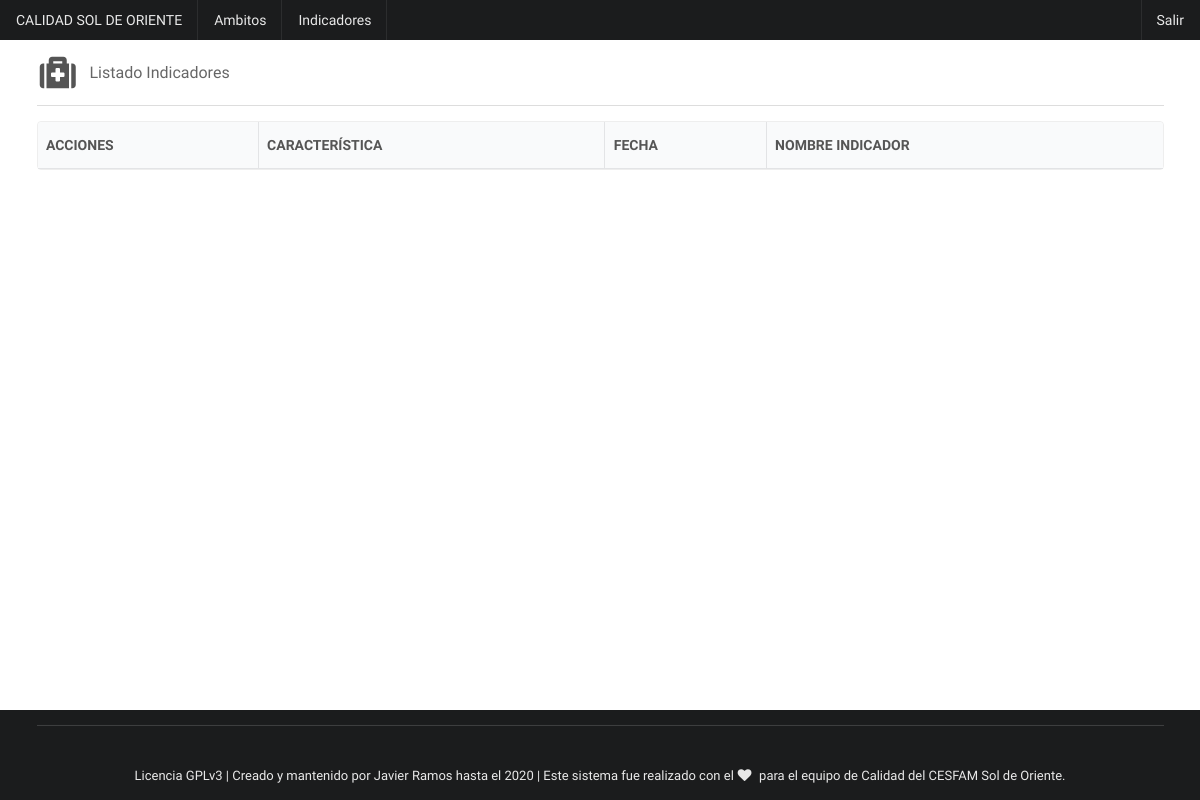
The app's page /documentos/ (signed in), older data.
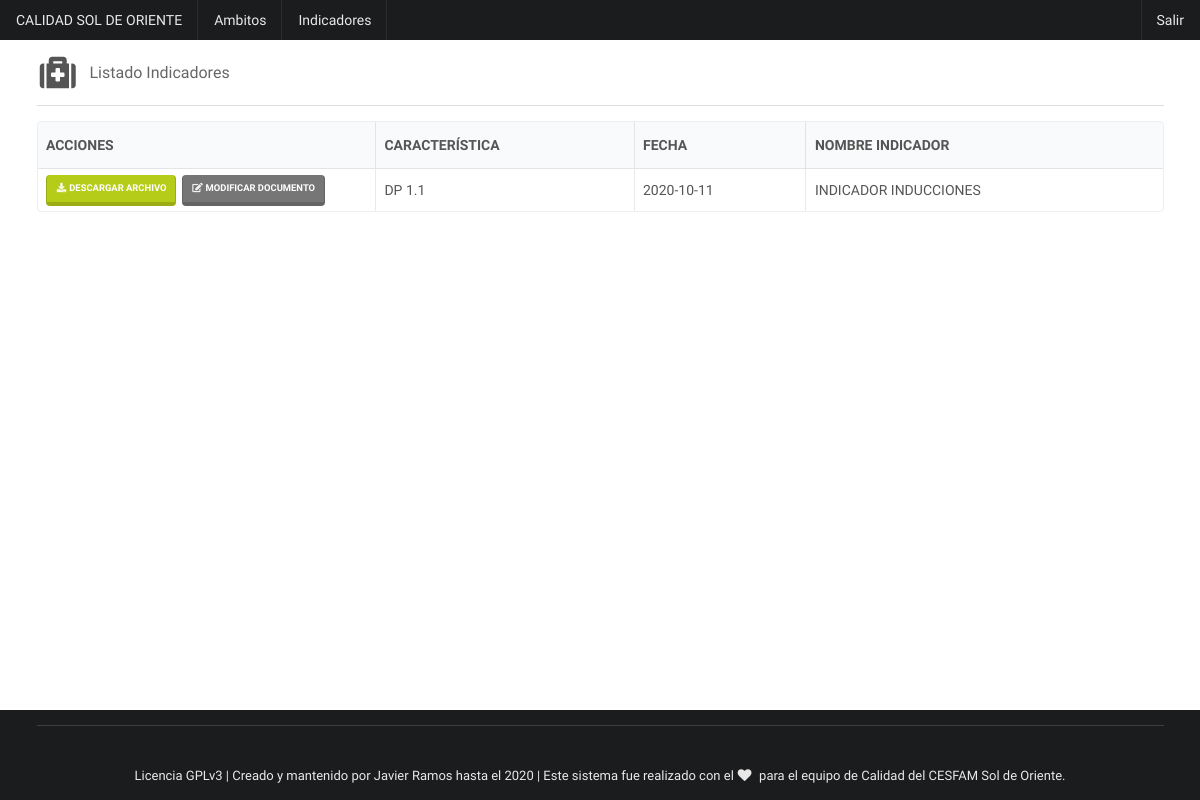
The same page, newer data.
### documentos/models.py (models this page shows, shortened)
class Documento(models.Model):
    nombre = models.CharField(
        max_length=255, verbose_name="Nombre del documento"
        )
    archivo = models.FileField(
        verbose_name='Archivo', null=True, blank=True, upload_to='documentos'
        )
    caracteristica = models.ForeignKey(
        Caracteristica, verbose_name="Característica", on_delete=models.CASCADE
        )
    funcionario = models.ForeignKey(
        Funcionario, verbose_name="Encargado", on_delete=models.CASCADE
        )
    tipo_documento = models.ForeignKey(
        TipoDocumento, verbose_name="Tipo de documento",
        on_delete=models.CASCADE
        )
    created = models.DateTimeField(
        auto_now_add=True, verbose_name='Fecha de creación'
        )
    updated = models.DateTimeField(
        auto_now=True, verbose_name='Fecha de edición'
        )
    version = models.PositiveIntegerField(
        verbose_name='Versión del documento'
        )
    vigencia = models.DateField(verbose_name="Fecha de realización")

### caracteristicas/models.py (models this page shows)
class Caracteristica(models.Model):
    nombre = models.CharField(
        verbose_name='Nombre de Caracteristica', max_length=100
        )
    funcionario = models.ForeignKey(
        Funcionario, verbose_name="Encargado", on_delete=models.CASCADE
        )
    ambito = models.ForeignKey(
        Ambito, verbose_name="Ámbito", on_delete=models.CASCADE
        )
    denominacion = RichTextField(
        verbose_name='Denomiación'
        )
    TIPO_CHOICES = (
        ('OBLIGATORIA', 'OBLIGATORIA'),
        ('NO OBLIGATORIA', 'NO OBLIGATORIA')
    )
    tipo = models.CharField(
        verbose_name="Tipo de caracteristica", choices=TIPO_CHOICES,
        max_length=15, null=True, blank=True
        )
    numero = models.FloatField(
        verbose_name='Número de Característica'
        )
    fecha_actualizacion = models.DateField(
        verbose_name='Fecha de última actualización', default='2018-11-13'
        )
    created = models.DateTimeField(
        auto_now_add=True, verbose_name='Fecha de creación'
        )
    updated = models.DateTimeField(
        auto_now=True, verbose_name='Fecha de edición'
        )
    class Meta:
        verbose_name = 'Característica'
        verbose_name_plural = 'Características'
        ordering = ['ambito', 'numero']
    def __str__(self):
        return self.nombre

### documentos/views.py (the view)
# urls.py: path('', DocumentoList.as_view(), name='documentos'),
@method_decorator(login_required(), name='dispatch')
class DocumentoList(ListView):
    model = Documento

### templates/documentos/documento_list.html (shortened to what this page needs)
{% extends 'core/base.html' %}
{% load static %}
{% block content %}
    <div>
        <h2 class="ui header floated left">
            <i class="medkit icon"></i>
            <div class="content">{{ caracteristica.nombre }}
                <div class="sub header">Listado Indicadores</div>
            </div>
        </h2>
       <div class="ui divider clearing"></div>
            <div>
                <table id="documentos" class="ui celled very compact table bordered striped">
                    <thead>
                    <tr>
                        <th>ACCIONES</th>
                        <th>CARACTERÍSTICA</th>
                        <th>FECHA</th>
                        <th>NOMBRE INDICADOR</th>
                    </tr>
                    </thead>
                    <tbody>
                    {% for documento in documento_list %}
                        <tr>
                            <td style="width: 30%">
                                <a class="ui mini icon olive button"
                                   href="#"
                                   data-tooltip="Ver Documentos"
                                   data-inverted=""
                                   data-position="bottom center">
                                    <i class="download icon"></i>
                                    Descargar Archivo
                                </a>
                                {% if request.user.is_staff %}
                                    <a class="ui mini icon grey button"
                                       href="#"
                                       data-tooltip="Cambio de Encargado"
                                       data-inverted=""
                                       data-position="bottom center">
                                        <i class="edit icon"></i>
                                        Modificar Documento
                                    </a>
                                {% endif %}
                            </td>
                            <td>{{ documento.caracteristica }}</td>
                            <td>{{ documento.vigencia  | upper }}</td>
                            <td>{{ documento.nombre | upper }}</td>
                        </tr>
                    {% endfor %}
                </table>
            </div>
        </div>
    </div>
{% endblock %}

Row changes from the older to the newer data that the page shows:
added Documento: caracteristica "DP 1.1", vigencia "2020-10-11", nombre "INDICADOR INDUCCIONES"
